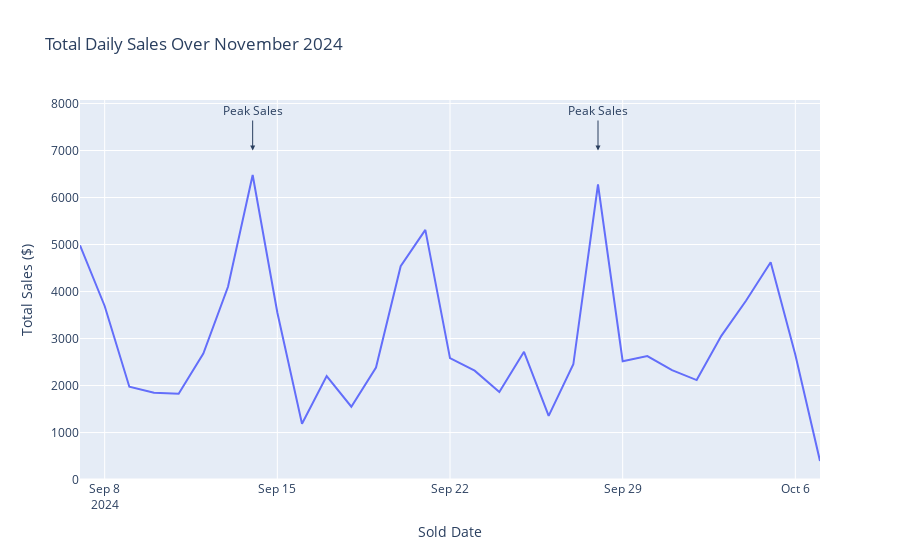

The code cell stored with this chart in its notebook:
### Code cell
import plotly.express as px

# Assuming your data is in a pandas DataFrame called daily_sales
fig = px.line(daily_sales, x='Date', y='profit', title='Total Daily Sales Over November 2024')

# Highlight peak sales (for example, let's say peak sales occurred on Nov 5th)
fig.add_annotation(
    x='2024-09-14', y=7000,  # Peak sales date and value
    text="Peak Sales", 
    showarrow=True, 
    arrowhead=2, 
    ax=0, 
    ay=-40
)
fig.add_annotation(
    x='2024-09-28', y=7000,  # Peak sales date and value
    text="Peak Sales", 
    showarrow=True, 
    arrowhead=2, 
    ax=0, 
    ay=-40
)

# Customize the layout
fig.update_layout(
    xaxis_title="Sold Date",
    yaxis_title="Total Sales ($)"
)

# Show the plot
fig.show()

### Figure 1 — Plotly figure (JSON) as saved in the notebook; plotly's stock layout.template omitted (floating-point values rounded to 4 significant figures)
{"data": [{"hovertemplate": "Date=%{x}<br>profit=%{y}<extra></extra>", "legendgroup": "", "line": {"color": "#636efa", "dash": "solid"}, "marker": {"symbol": "circle"}, "mode": "lines", "name": "", "orientation": "v", "showlegend": false, "type": "scatter", "x": ["2024-09-07", "2024-09-08", "2024-09-09", "2024-09-10", "2024-09-11", "2024-09-12", "2024-09-13", "2024-09-14", "2024-09-15", "2024-09-16", "2024-09-17", "2024-09-18", "2024-09-19", "2024-09-20", "2024-09-21", "2024-09-22", "2024-09-23", "2024-09-24", "2024-09-25", "2024-09-26", "2024-09-27", "2024-09-28", "2024-09-29", "2024-09-30", "2024-10-01", "2024-10-02", "2024-10-03", "2024-10-04", "2024-10-05", "2024-10-06", "2024-10-07"], "xaxis": "x", "y": [4983.0, 3692.0, 1976.0, 1849.0, 1825.0, 2681.0, 4101.0, 6478.0, 3554.0, 1188.0, 2201.0, 1550.0, 2383.0, 4538.0, 5311.0, 2584.0, 2315.0, 1863.0, 2718.0, 1355.0, 2452.0, 6277.0, 2517.0, 2626.0, 2328.0, 2116.0, 3058.0, 3803.0, 4622.0, 2657.0, 394.6], "yaxis": "y"}], "layout": {"annotations": [{"arrowhead": 2, "ax": 0, "ay": -40, "showarrow": true, "text": "Peak Sales", "x": "2024-09-14", "y": 7000}, {"arrowhead": 2, "ax": 0, "ay": -40, "showarrow": true, "text": "Peak Sales", "x": "2024-09-28", "y": 7000}], "legend": {"tracegroupgap": 0}, "title": {"text": "Total Daily Sales Over November 2024"}, "xaxis": {"anchor": "y", "domain": [0, 1], "title": {"text": "Sold Date"}}, "yaxis": {"anchor": "x", "domain": [0, 1], "title": {"text": "Total Sales ($)"}}}}
